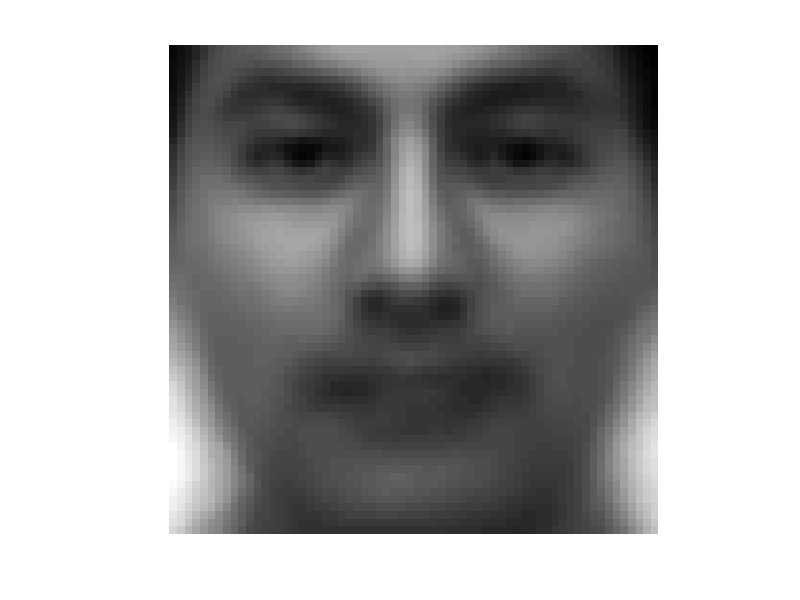
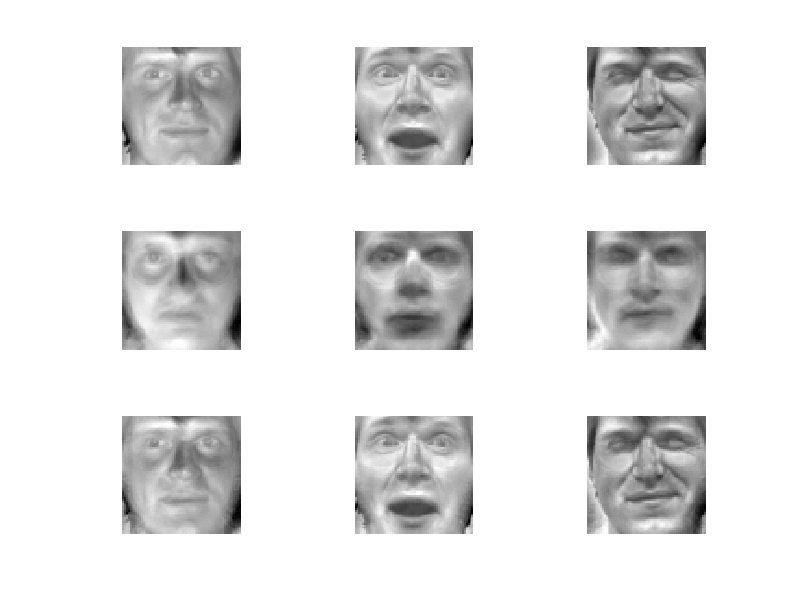

Recreate these plots in MATLAB, in order.
close all;
load('yale_face.mat');
%imshow(reshape(X(:,1),[64,64]),[]);
[m, n] = size(X);
k = 5;
xmean = mean(X,2);
for i = 1:n
    X(:,i) = X(:,i) - xmean;
end
t = reshape(xmean(:,1),[64,64]);
imshow(t,[]);
imwrite(uint8(t), 'mean.bmp');
Sigma = (1/m) * X' * X;
[U,S,V] = svd(Sigma);
Ureduce = U(:,1:k);
z = X * Ureduce;
for i = 1:k
    t = reshape(z(:,i),[64,64]);
    minD = min(t(:));
    maxD = max(t(:));
    mapped_image = (double(t) - minD) ./ (maxD - minD);
    ncmap = size(colormap, 1);
    mapped_image = mapped_image .* ncmap;
    if (ncmap == 2) 
        mapped_image = mapped_image >= 0.5;  %logical
    else if (ncmap <= 256)
            mapped_image = uint8(mapped_image);
        else
            mapped_image = uint16(mapped_image);
        end
    end
    %figure;
    %imshow(t,[]);
    imwrite(mapped_image, strcat(num2str(i),'.bmp'));
end

[Q,D] = eig(Sigma);
d = zeros(1, n);  
for i = 1:n
    d(1,i) = D(i,i);  
end
[~,index] = sort(d, 'descend');
z = X * Q(:,index(1:k));
for i = 1:k
    t = reshape(z(:,i),[64,64]);
    minD = min(t(:));
    maxD = max(t(:));
    mapped_image = (double(t) - minD) ./ (maxD - minD);
    ncmap = size(colormap, 1);
    mapped_image = mapped_image .* ncmap;
    if (ncmap == 2) 
        mapped_image = mapped_image >= 0.5;  %logical
    else if (ncmap <= 256)
            mapped_image = uint8(mapped_image);
        else
            mapped_image = uint16(mapped_image);
        end
    end
    %figure;
    %imshow(t,[]);
    imwrite(mapped_image, strcat(num2str(i),'eigen.bmp'));
end

[U,S,V] = svd(Sigma);
s = zeros(1, n);  
for i = 1:n
    s(1,i) = S(i,i);
end

x1 = X(:,1);
x2 = X(:,2);
x3 = X(:,3);

k = 10;
retained_var1 = sum(s(1:k))/sum(s(1:n));
Ureduce = U(:, 1:k);
Y = X * Ureduce;
Y = Y * Ureduce';
y1 = Y(:,1);
y2 = Y(:,2);
y3 = Y(:,3);

k = 100;
retained_var2 = sum(s(1:k))/sum(s(1:n));
Ureduce = U(:, 1:k);
Z = X * Ureduce;
Z = Z * Ureduce';
z1 = Z(:,1);
z2 = Z(:,2);
z3 = Z(:,3);

figure;
subplot(3,3,1);imshow(reshape(x1,[64,64]), []);
subplot(3,3,2);imshow(reshape(x2,[64,64]), []);
subplot(3,3,3);imshow(reshape(x3,[64,64]), []);
subplot(3,3,4);imshow(reshape(y1,[64,64]), []);
subplot(3,3,5);imshow(reshape(y2,[64,64]), []);
subplot(3,3,6);imshow(reshape(y3,[64,64]), []);
subplot(3,3,7);imshow(reshape(z1,[64,64]), []);
subplot(3,3,8);imshow(reshape(z2,[64,64]), []);
subplot(3,3,9);imshow(reshape(z3,[64,64]), []);
